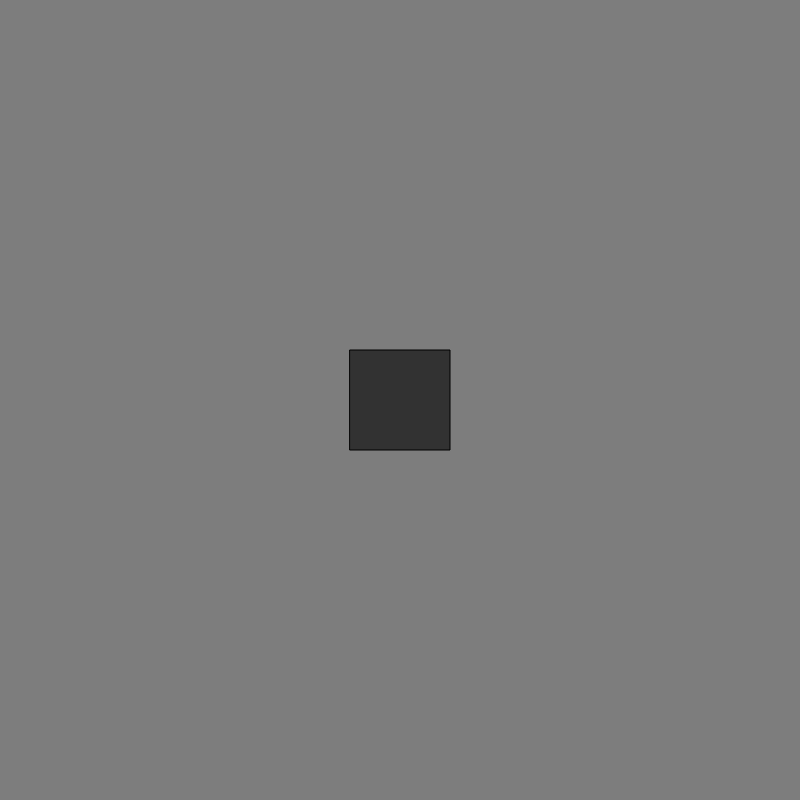
Frame 1 (no input)
Frame 60 (no input): identical to frame 1, image omitted
Frame 120 (the mouse pressed at the canvas centre since frame 60): identical to frame 1, image omitted

The p5.js sketch that drew this single still picture (run headless with seeded random() and noise() and a simulated clock; from frame 60 on, the mouse is pressed at the canvas centre):

// p5.js sketch
// ── sketch.js
/*
When in doubt, check the reference: 
https://p5js.org/reference/

It'll tell you how every built-in function in P5 works, with examples!
*/

//preload does what it sounds like! runs before everything and keeps it in memory. good for images/sounds/etc
function preload() {

}

//setup runs once, when the page loads. this is good for initially setting things like variables 
function setup() {
  // put setup code here
  // in p5, you always need a canvas! Make these parameters whatever you want your game size to be.
  
  createCanvas(800, 800)
  
}

function draw() {
  // put drawing code here
  //an empty canvas isn't much to look at, so lets make a background
  background(125); // this is the colour code for the background. can also be 3 numbers for rgb
    
  //lets draw a shape  
  rectMode(CENTER); //change rectangle drawing mode to draw the square from it's centrepoints 
  fill(50,50,50) //set the colour before drawing the shape 
  rect(400, 400, 100, 100) //these 4 numbers are parameters. in order: x position, y position, width, height. try changing them and see!
            
}
// ── main.js
/*
When in doubt, check the reference: 
https://p5js.org/reference/

It'll tell you how every built-in function in P5 works, with examples!
*/

//preload does what it sounds like! runs before everything and keeps it in memory. good for images/sounds/etc
function preload() {

}
// Initialize player variables
let locationX, locationY;
let player;
let movementSpeed;

// Initialize enemy variables
let enemy;
let allEnemies;

class Player{
  constructor(locationX, locationY, height, width, health){
    // keep store of the players X and Y location
    this.locationX = locationX
    this.locationY = locationY
    // keep store of the players height and width (makes collision easier)
    this.height = height;
    this.width = width;
    this.health = health;
  }
  
}

class Enemy{
  
  constructor(locationArray, defaultHealth){
    this.locationX = locationArray[0]
    this.locationY = locationArray[1]
    this.health = defaultHealth;
  }
}


//setup runs once, when the page loads. this is good for initially setting things like variables 
function setup() {
  // put setup code here
  // in p5, you always need a canvas! Make these parameters whatever you want your game size to be.
  createCanvas(800, 800)

  // set player default location at center of canvas
  locationX = 400; 
  locationY = 400;

  // set up array storing location data for enemies, each value in this array will be an array of 2 objects (x, y)
  allEnemies = [];

  // create player object at locationX, locationY (default values), give player height of 25,25, give player 100 health to start
  player = new Player(locationX, locationY, 25, 25, 100);
  movementSpeed = 2.5;

}

function draw() {
  
  background(125);

  // Player code

  // Movement handling

  // if the up arrow is pressed and the down arrow is not, move player up
  // also check if player is going out of bounds (applies to all sides up down left right)
  if(keyIsDown(UP_ARROW) && !keyIsDown(DOWN_ARROW) && (player.locationY - player.height/2)>0 ){ // check players Y - their height/2 is > 0 so they dont go out of bounds
    player.locationY-= movementSpeed;
  }

  // if the down arrow is pressed and the up arrow is not, move player down
  if(keyIsDown(DOWN_ARROW) && !keyIsDown(UP_ARROW) && (player.locationY + player.height/2)<800 ){// 800 bc canvas size
    player.locationY+=movementSpeed;
  }

  // if the right arrow is pressed and the down arrow is not, move player right
  if(keyIsDown(RIGHT_ARROW) && !keyIsDown(LEFT_ARROW) && (player.locationX + player.width/2)<800){
    player.locationX+=movementSpeed;
  }

  // if the left arrow is pressed and the down arrow is not, move player left
  if(keyIsDown(LEFT_ARROW) && !keyIsDown(RIGHT_ARROW) && (player.locationX - player.width/2)>0 ){
    player.locationX-=movementSpeed;
  }

  // draw player
  rectMode(CENTER);
  fill(0, 255, 255);
  rect(player.locationX, player.locationY, player.height, player.width);

  // Enemy code (currently just spawns the enemies at their random location and assigns a base health amount of 100)

  // define the amount of enemies (will be controlled by a variable later)
  let enemyCount = 2;

  // if there are not as many enemies as enemyCount variable, initialize enemies until at enemyCount
  if(allEnemies.length < enemyCount){
    for (let i = 0; i < enemyCount; i++){
      // range of the enemies height and width / 2 so enemies dont spawn out of bounds
      let randomX = Math.random() * (25, canvas.width - 25) // using 50 bc it works as a base value, not sure why
      let randomY = Math.random() * (25, canvas.height - 25)
      // add a new enemy to the array by passing it the randomX and randomY, default health
      allEnemies.push(enemy = new Enemy([randomX, randomY], 100))
    }
  }

  // for all the enemies in the array, draw them
  for (let i = 0; i < allEnemies.length; i++){
    // set rectMode, fill colour, then draw rectangle accessing the enemies locationX and locationY
    rectMode(CENTER);
    fill(255, 0, 0);
    rect(allEnemies[i].locationX, allEnemies[i].locationY, 25, 25);
  }
}
